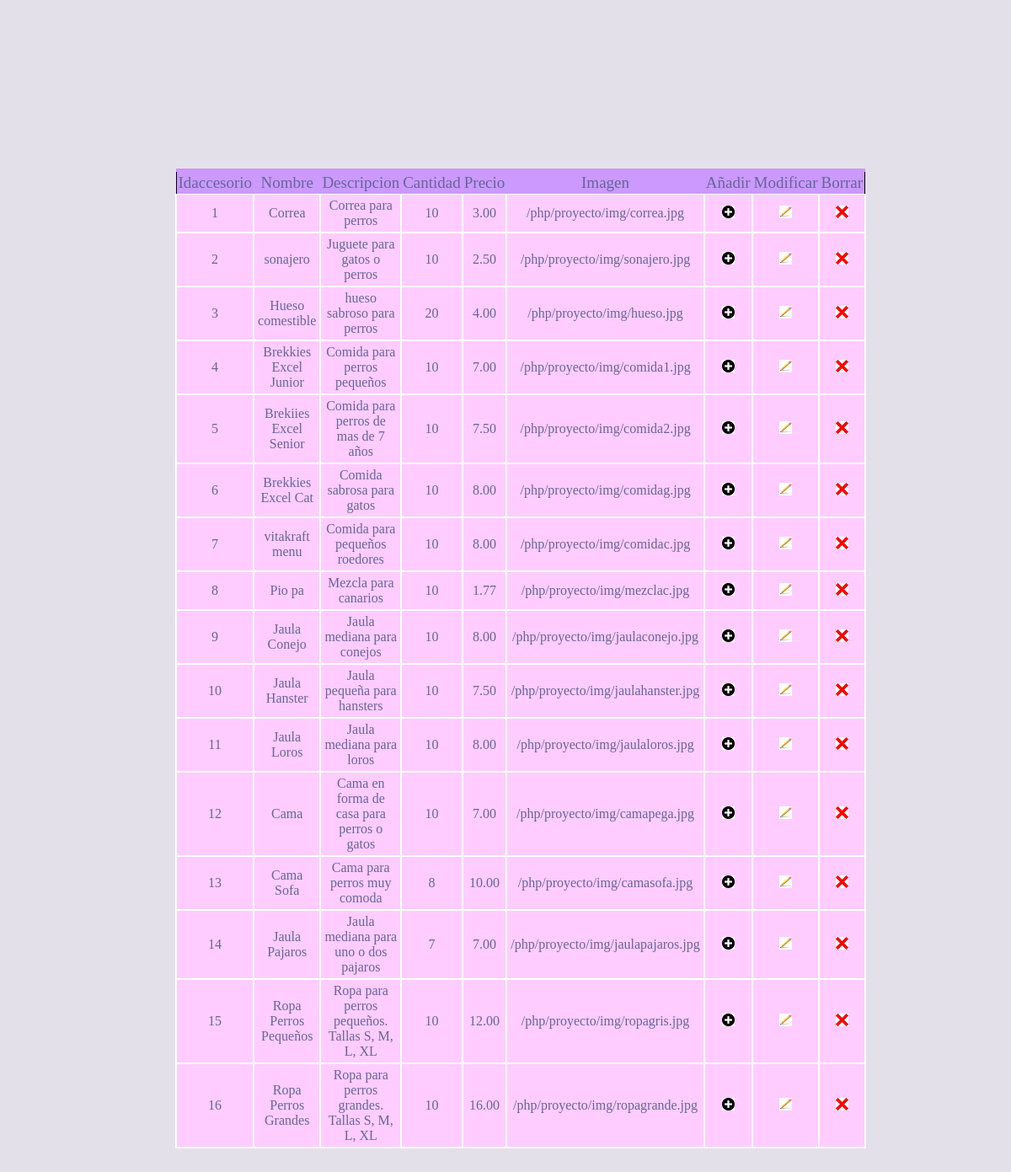
Before: /PHP/adaccesorio.php with the older database file.
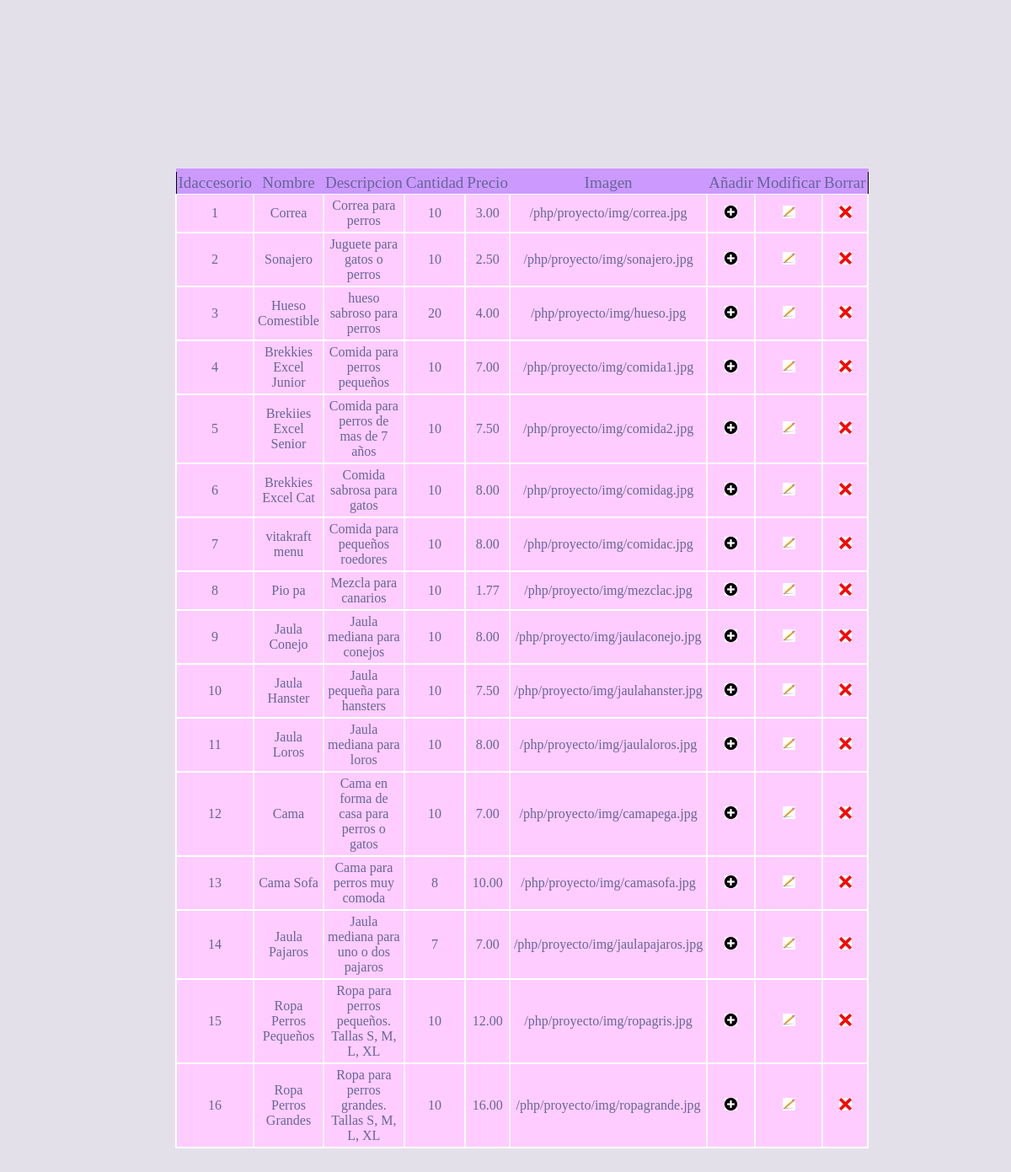
After: the same page with the newer database file.
### tables this page shows
create table accesorio
(
	idaccesorio		int auto_increment not null,
	nombre			varchar(50),
	descripcion		varchar(50),
	cantidad		int,
	precio			decimal(4,2),
	imagen			varchar(500),
	primary key(idaccesorio)
	);

### PHP/adaccesorio.php (the view, shortened to what this page needs)
<!DOCTYPE html>
<html lang="en">
  <head>
    <link rel="stylesheet" href="css/tablas.css">
  </head>
  <body>
    <?php
       include_once "conec.php";
      if ($result = $connection->query("SELECT * FROM accesorio;")) {
            if ($result){
            echo "<table style='border:1px solid black;'>";
            echo "<thead>";
            echo "<tr>";
            echo "<th>Idaccesorio</th>";
            echo "<th>Nombre</th>";
            echo "<th>Descripcion</th>";
            echo "<th>Cantidad</th>";
            echo "<th>Precio</th>";
            echo "<th>Imagen</th>";
            echo "<th>Añadir</th>";
            echo "<th>Modificar</th>";
            echo "<th>Borrar</th>";
            echo "</thead>";
          }
      ?>
      <?php
          while($obj = $result->fetch_object()) {
              echo "<tr>";
              echo "<td>".$obj->idaccesorio."</td>";
              echo "<td>".$obj->nombre."</td>";
              echo "<td>".$obj->descripcion."</td>";
              echo "<td>".$obj->cantidad."</td>";
              echo "<td>".$obj->precio."</td>";
              echo "<td>".$obj->imagen."</td>";
              echo "<td><a href='añadiracces.php?id=".$obj->idaccesorio."'><img src='img/añadir.png' width='15px' height='15px'/></a></td>";
              echo "<td><a href='editaracces.php?id=".$obj->idaccesorio."'><img src='img/modificar.jpg' width='15px'height='15px'/></a></td>";
              echo "<td><a href='borraracces.php?id=".$obj->idaccesorio."'><img src='img/borrar.png' width='15px' height='15px'/></a></td>";
              echo "</tr>";
          }
      }
    ?>
  </body>
</html>

Changed rows visible on the page:
changed accesorio "Juguete para gatos o perros": nombre "sonajero" → "Sonajero"
changed accesorio "hueso sabroso para perros": nombre "Hueso comestible" → "Hueso Comestible"
